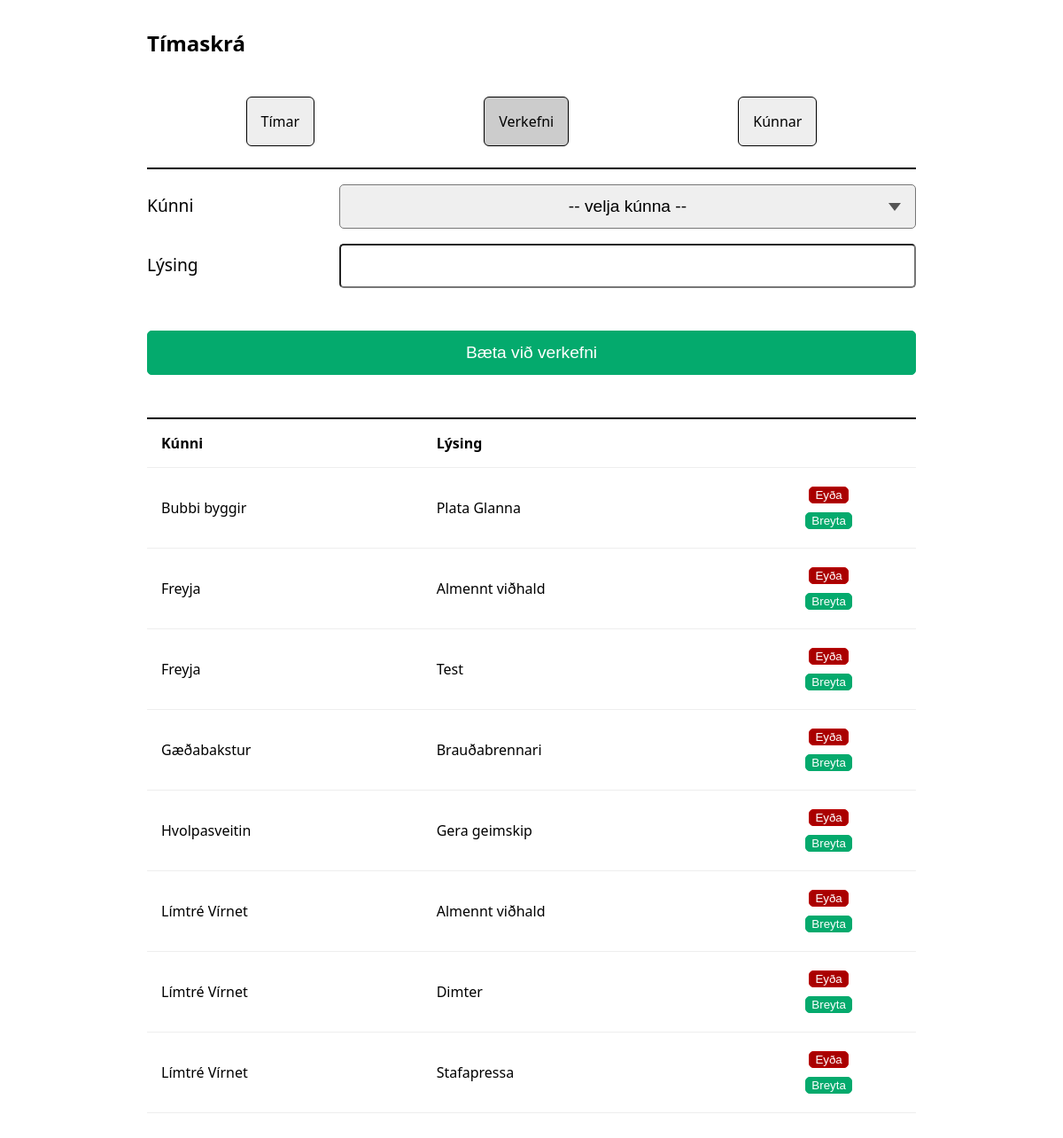
Page /projects on the earlier database version.
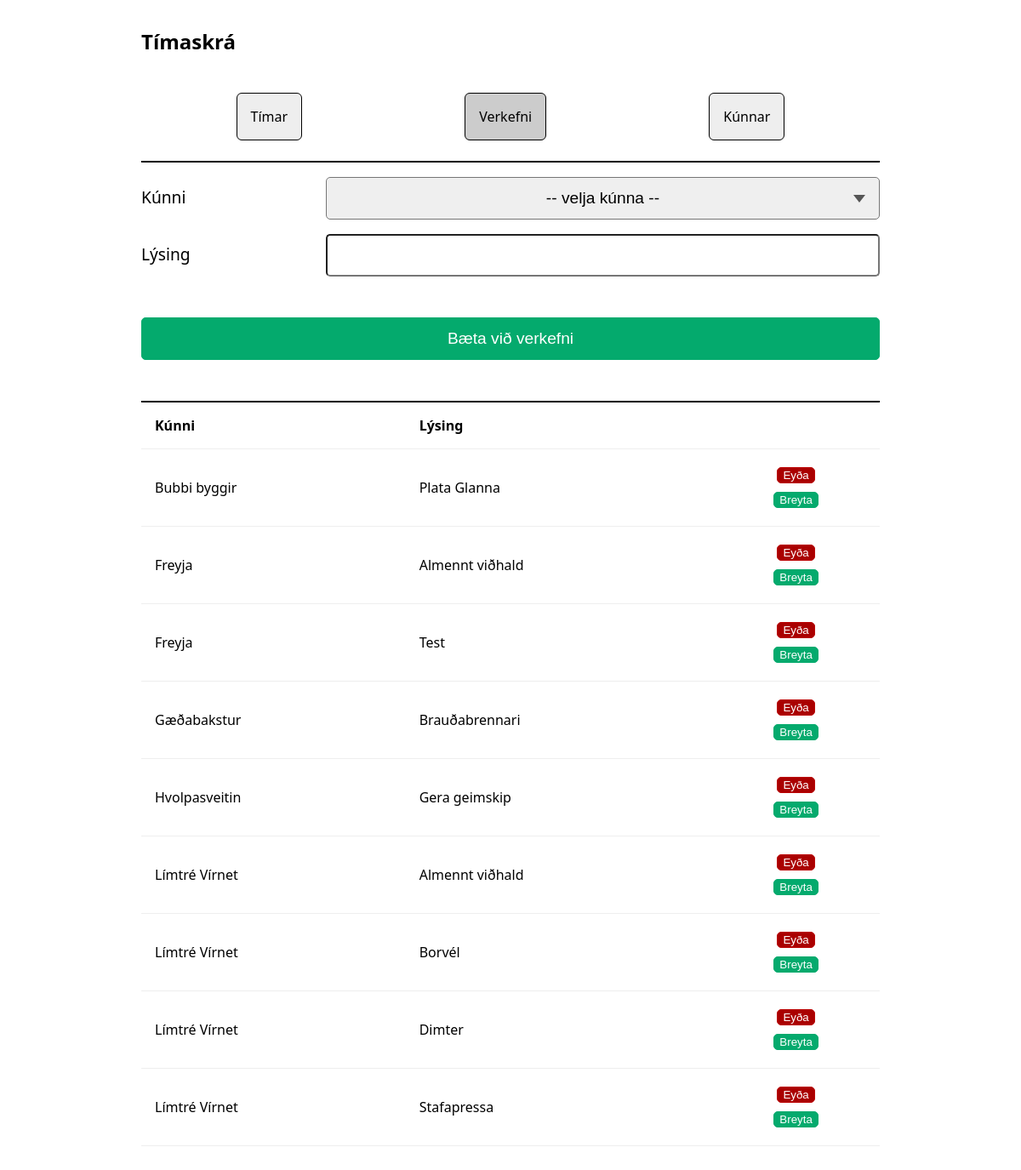
Same page on the later database version.
### models/models.py (models this page shows)
class Project(db.Model):
    __tablename__ = 'projects'
    id = db.Column(db.Integer, primary_key=True)
    client_id = db.Column(db.Integer, db.ForeignKey('clients.id'), nullable=False)
    description = db.Column(db.String(500))
    client = db.relationship('Client', backref='projects')

class Client(db.Model):
    __tablename__ = 'clients'
    id = db.Column(db.Integer, primary_key=True)
    name = db.Column(db.String(200), nullable=False, unique=True)

### routes/projects.py (the view, shortened to what this page needs)
@bp.route('/projects', methods=['GET', 'POST'])
def projects():
    return render_template(
        'projects.html',
        clients=Client.query.all(),
        projects=sorted(Project.query.all(), key=lambda x: (x.client.name, x.description)),
        active='projects'
    )

### templates/projects.html (shortened to what this page needs)
{% extends "base.html" %}
{% block content %}
<form class="container" method="post">
  <div class="row">
  <label>Kúnni</label>
  <select name="client_id" required>
    <option value="">-- velja kúnna --</option>
  </select>
  </div>
  <div class="row">
  <label>Lýsing</label>
  <input name="description" required>
  </div>
  <div class="row">
  <button class="post">Bæta við verkefni</button>
  </div>
</form>
{% if projects %}
<table>
  <tr>
    <th>Kúnni</th>
    <th>Lýsing</th>
    <th></th>
  </tr>
  {% for p in projects %}
  <tr>
    <td>{{ p.client.name }}</td>
    <td>{{ p.description }}</td>
    <td>
      <div class="column">
        <form method="POST"
              action="{{ url_for('projects.delete_item', id=p.id) }}"
              onsubmit="return confirm('Eyða þessu verkefni?\n {{p.client.name}}\n {{ p.description}}');">
          <button type="submit" class="delete">Eyða</button>
        </form>
        <form
              action=""
              onsumbit="return confirm('Laga?')">
          <button type="submit" class="edit">Breyta</button>
        </form>
      </div>
    </td>
  </tr>
  {% endfor %}
</table>
{% else %}
<p>Engin verkefni.</p>
{% endif %}
{% endblock %}

### templates/base.html (shortened to what this page needs)
<!doctype html>
<html>
  <head>
    <link rel="stylesheet" type="text/css" href="{{ url_for('static', filename='style.css') }}">
  </head>
  <body>
    <h2>Tímaskrá</h2>
    <nav>
      <a href="/hours" class="{{ 'active' if active == 'hours' else '' }}">Tímar</a>
      <a href="/projects" class="{{ 'active' if active == 'projects' else '' }}">Verkefni</a>
      <a href="/clients" class="{{ 'active' if active == 'clients' else '' }}">Kúnnar</a>
    </nav>
    {% block content %}{% endblock %}
  </body>
</html>

### static/style.css (style rules this page uses)
html { box-sizing: border-box; }
*, *:before, *:after { box-sizing: inherit; }
body { font-family: system-ui, -apple-system, sans-serif; max-width: 900px; margin: 2em auto; padding: 0 1em; }
nav { border-bottom: 2px solid black; padding: 1.5em 1em; display: flex; flex-direction: row; }
nav a { margin: auto; padding: 1em 1em; text-decoration: none; border: 1px solid black; border-radius: 6px; color: black; background: #eee; }
nav a.active { background: #ccc; }
.container { display: flex; flex-direction: column; }
.column { display: flex; flex-direction: column; align-content: center; justify-content: center; }
.column form { display: flex; justify-content: center; }
.row { display: flex; width: 100%; justify-content: flex-start; flex-direction: column; margin-top: 0.5em; }
.row label { text-align: center; }
.row .post { flex-basis: 100%; width: 100%; text-align: center; }
.row * { font-size: 1.2rem; min-height: 50px; align-content: center; border-radius: 5px; }
select, input, textarea { text-align: center; text-align-last: center; -webkit-appearance: none; }
select { background-repeat: no-repeat; background-position: right 0.8em center; background-size: 0.75em; }
.post { margin: 2rem auto; }
.post, .edit { background-color: #04AA6D; border: 1px solid #04AA6D; }
.post, .edit, .delete { border-radius: 5px; color: white; cursor: pointer; }
.edit, .delete { margin: 5px 0; }
.delete { background-color: #AA0000; border: 1px solid #BB0000; }
@media all and (min-width: 600px) { .row { flex-direction: row; align-items: baseline; margin-top: 1em; } }
@media all and (min-width: 600px) { .row label { text-align: left; flex-basis: 25%; width: 100%; } }
@media all and (min-width: 600px) { .row * { font-size: 1.2rem; flex-basis: 75%; width: 100%; min-height: 50px; } }
table { width: 100%; border-top: 2px solid black; border-collapse: collapse; margin-top: 1rem; }
th, td { border-bottom: 1px solid #eee; padding: 1rem; text-align: left; }

Differences in the rows shown:
added Project: client.name "Límtré Vírnet", description "Borvél"
